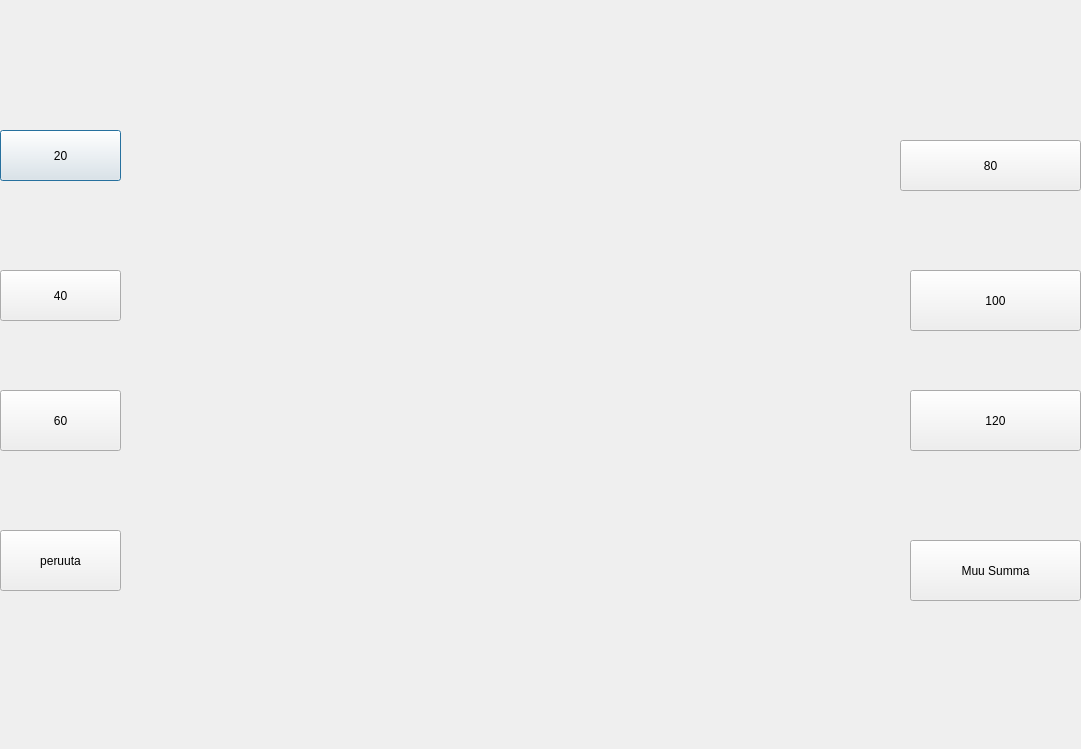
<?xml version="1.0" encoding="UTF-8"?>
<ui version="4.0">
 <class>Nosto</class>
 <widget class="QDialog" name="Nosto">
  <property name="geometry">
   <rect>
    <x>0</x>
    <y>0</y>
    <width>1081</width>
    <height>749</height>
   </rect>
  </property>
  <property name="windowTitle">
   <string>Dialog</string>
  </property>
  <widget class="QPushButton" name="pushButton_20">
   <property name="geometry">
    <rect>
     <x>0</x>
     <y>130</y>
     <width>121</width>
     <height>51</height>
    </rect>
   </property>
   <property name="text">
    <string>20</string>
   </property>
  </widget>
  <widget class="QPushButton" name="pushButton_40">
   <property name="geometry">
    <rect>
     <x>0</x>
     <y>270</y>
     <width>121</width>
     <height>51</height>
    </rect>
   </property>
   <property name="text">
    <string>40</string>
   </property>
  </widget>
  <widget class="QPushButton" name="pushButton_60">
   <property name="geometry">
    <rect>
     <x>0</x>
     <y>390</y>
     <width>121</width>
     <height>61</height>
    </rect>
   </property>
   <property name="text">
    <string>60</string>
   </property>
  </widget>
  <widget class="QPushButton" name="pushButton_Peruuta">
   <property name="geometry">
    <rect>
     <x>0</x>
     <y>530</y>
     <width>121</width>
     <height>61</height>
    </rect>
   </property>
   <property name="text">
    <string>peruuta</string>
   </property>
  </widget>
  <widget class="QPushButton" name="pushButton_80">
   <property name="geometry">
    <rect>
     <x>900</x>
     <y>140</y>
     <width>181</width>
     <height>51</height>
    </rect>
   </property>
   <property name="text">
    <string>80</string>
   </property>
  </widget>
  <widget class="QPushButton" name="pushButton_100">
   <property name="geometry">
    <rect>
     <x>910</x>
     <y>270</y>
     <width>171</width>
     <height>61</height>
    </rect>
   </property>
   <property name="text">
    <string>100</string>
   </property>
  </widget>
  <widget class="QPushButton" name="pushButton_120">
   <property name="geometry">
    <rect>
     <x>910</x>
     <y>390</y>
     <width>171</width>
     <height>61</height>
    </rect>
   </property>
   <property name="text">
    <string>120</string>
   </property>
  </widget>
  <widget class="QPushButton" name="pushButton_MuuSumma">
   <property name="geometry">
    <rect>
     <x>910</x>
     <y>540</y>
     <width>171</width>
     <height>61</height>
    </rect>
   </property>
   <property name="text">
    <string>Muu Summa</string>
   </property>
  </widget>
 </widget>
 <resources/>
 <connections/>
</ui>
